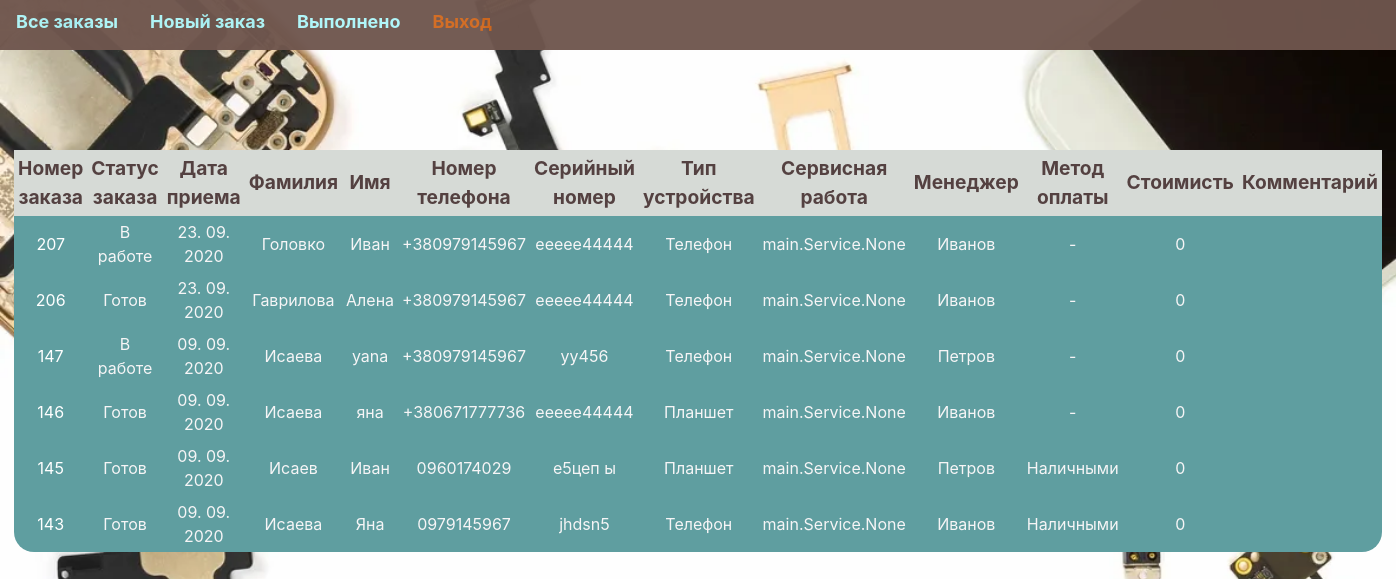
The app's page /main/ (signed in), older data.
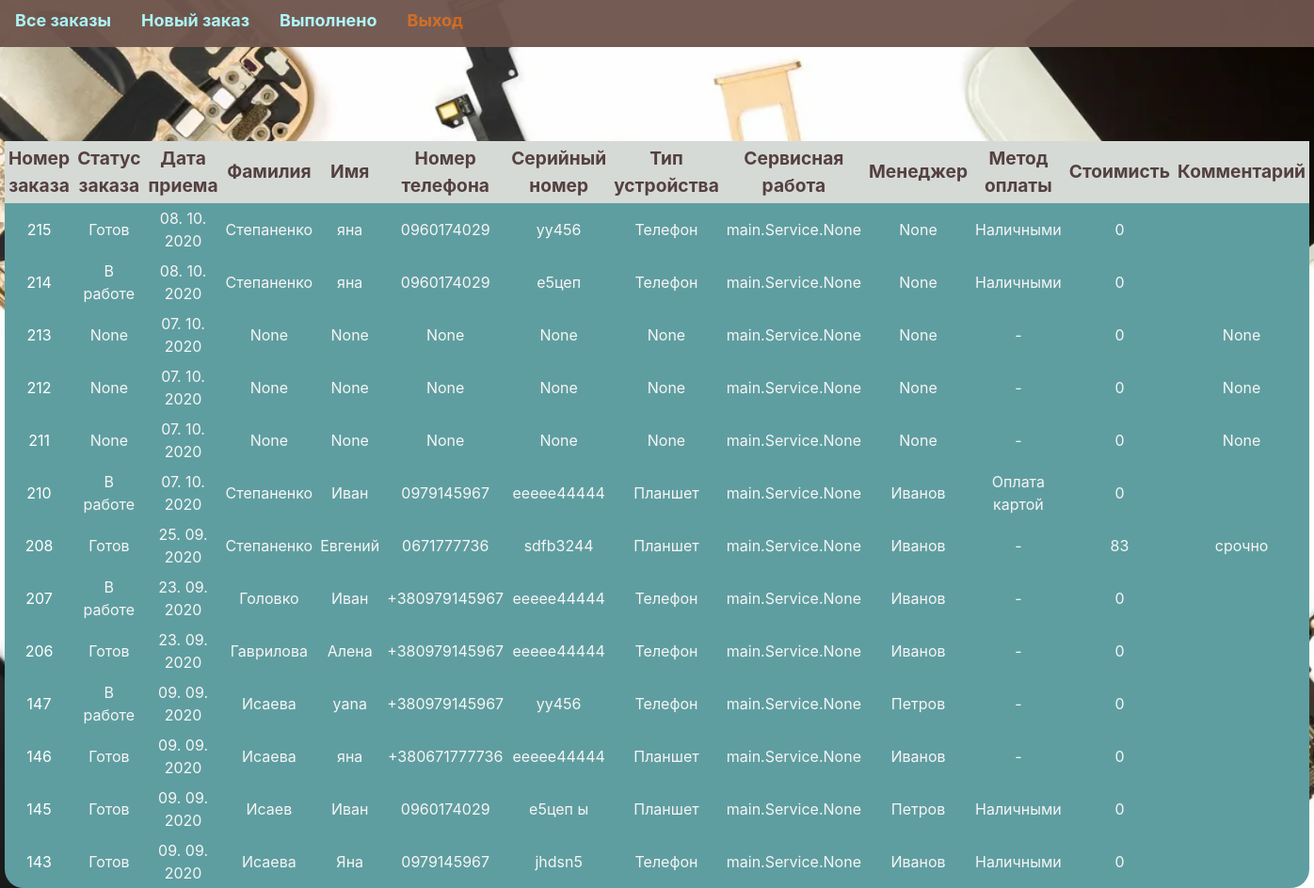
The same page, newer data.
### main/models.py (models this page shows)
class Order(models.Model):
    name_client = models.CharField(max_length=50, null=True, blank=True)
    surname = models.CharField(max_length=150, null=True, blank=True)
    phone_number = models.CharField(max_length=13, null=True, blank=True)
    serial_number = models.CharField(max_length=30, null=True, blank=True)
    device_type = models.ForeignKey(Device, on_delete=models.CASCADE,
                                    null=True, blank=True)
    service_work = models.ManyToManyField(Service, blank=True)
    order_status = models.ForeignKey(Status, on_delete=models.CASCADE,
                                     null=True, blank=True)
    manager = models.CharField(max_length=30, null=True, blank=True)
    payment_method = models.ForeignKey(Coast, on_delete=models.CASCADE,
                                       null=True, blank=True)
    price = models.IntegerField(blank=True, null=True, default=0)
    comment = models.TextField(max_length=500, null=True, blank=True)
    created = models.DateTimeField(auto_now_add=True, auto_now=False,
                                   null=True, blank=True)
    updated = models.DateTimeField(auto_now_add=False, auto_now=True,
                                   null=True, blank=True)

class Status(models.Model):
    status = models.CharField(max_length=30, null=True, blank=True)
    def __str__(self):
        return self.status

class Device(models.Model):
    type = models.CharField(max_length=50, null=True, blank=True)
    def __str__(self):
        return self.type

class Coast(models.Model):
    method = models.CharField(max_length=30, blank=True, null=True)
    def __str__(self):
        return self.method

### main/views.py (the view)
# urls.py: path("main/", views.main, name='main')
@login_required
def main(request):
    done = Status.objects.get(status="Выдан")
    x = Order.objects.all()
    order = x.exclude(order_status=done)[::-1]
    ready = Status.objects.get(status="Готов")
    return render(request, "main/main.html", locals())

### main/templates/main/main.html
{% include "base.html" %}
{% block content %}
<table border="0" cellspacing="4" cellpadding="4" width="90%" align="center"
       class="table_main">
    <thead>
<tr class="markup" align="center">
    <th>Номер заказа</th>
    <th>Статус заказа</th>
    <th>Дата приема</th>
    <th>Фамилия</th>
    <th>Имя</th>
    <th>Номер телефона</th>
    <th>Серийный номер</th>
    <th>Тип устройства</th>
    <th>Сервисная работа</th>
    <th>Менеджер</th>
    <th>Метод оплаты</th>
    <th>Стоимисть</th>
    <th>Комментарий</th>
</tr>
</thead>
{% for i in order %}
    <tr align="center">
        <td>
            <a href="/orders/?name_id={{i.id}}" class="colorId">
                {{ i.id }}
            </a>
        </td>
        <td>{{ i.order_status }}</td>
        <td>{{ i.created|date:'d. m. Y' }}</td>
        <td>{{ i.surname }}</td>
        <td>{{ i.name_client }}</td>
        <td>{{ i.phone_number }}</td>
        <td>{{ i.serial_number }}</td>
        <td>{{ i.device_type }}</td>
        <td>{{ i.service_work }}</td>
        <td>{{i.manager}}</td>
        <td>{% if i.payment_method == None %}
            -
            {% else %}
            {{i.payment_method}}
            {% endif %}
            </td>
        <td>{{i.price}}</td>
        <td>{{i.comment}}</td>
    </tr>
{% endfor %}
</table>
{% endblock %}

### templates/base.html (shortened to what this page needs)
<!DOCTYPE html>
<html lang="en">
<head>
  {% load static %}
  <link rel="stylesheet" href="https://cdnjs.cloudflare.com/ajax/libs/twitter-bootstrap/4.0.0/css/bootstrap.min.css">
  <link rel="stylesheet" href="{% static 'css/main.css' %}">
</head>
<body class="back">
{% if user.is_authenticated %}
<ul class="nav nav-pills mb-5 header">
{% if xxx != "Client" %}
  <li class="nav-item ">
    <a class="nav-link textNav"  href="{% url 'main' %}">Все заказы</a>
  </li>
  <li class="nav-item ">
    <a class="nav-link textNav" href="{% url 'new_order' %}">Новый заказ</a>
  </li>
    <a class="nav-link textNav" href="/archive/">Выполнено</a>
  {% endif %}
  <li class="nav-item  mr-auto">
    <a class="nav-link  logOut" href="/accounts/logout/" tabindex="-1">Выход</a>
  </li>
</ul>
{% endif %}
</body>
</html>

### static/css/main.css (style rules this page uses)
.back { background-image: url('/static/image/back.png'); background-repeat: no-repeat; background-size: cover; }
.header { background: #6f564e; opacity: 0.96; font-size: large; font-weight: bold; height: 50px; }
.colorId { color: #ffffff; }
.textNav { color: #adf6f9; }
.logOut { color: chocolate; }
.table_main { background: #5f9ea0; border-radius: 20px; color: #f6f5f6; margin-top: 100px; }
.markup { font-size: larger; font-weight: bold; text-align: center; color: rgb(84, 65, 65); background: #d6dad6; border-radius: 20px; }

Row changes from the older to the newer data that the page shows:
added Order: id "215", order_status "Готов", created "08. 10. 2020", surname "Степаненко", name_client "яна", phone_number "0960174029", serial_number "yy456", device_type "Телефон", service_work "main.Service.None", manager "None", payment_method "Наличными", price "0"
added Order: id "214", order_status "В работе", created "08. 10. 2020", surname "Степаненко", name_client "яна", phone_number "0960174029", serial_number "е5цеп", device_type "Телефон", service_work "main.Service.None", manager "None", payment_method "Наличными", price "0"
added Order: id "213", order_status "None", created "07. 10. 2020", surname "None", name_client "None", phone_number "None", serial_number "None", device_type "None", service_work "main.Service.None", manager "None", price "0", comment "None"
added Order: id "212", order_status "None", created "07. 10. 2020", surname "None", name_client "None", phone_number "None", serial_number "None", device_type "None", service_work "main.Service.None", manager "None", price "0", comment "None"
added Order: id "211", order_status "None", created "07. 10. 2020", surname "None", name_client "None", phone_number "None", serial_number "None", device_type "None", service_work "main.Service.None", manager "None", price "0", comment "None"
added Order: id "210", order_status "В работе", created "07. 10. 2020", surname "Степаненко", name_client "Иван", phone_number "0979145967", serial_number "eeeee44444", device_type "Планшет", service_work "main.Service.None", manager "Иванов", payment_method "Оплата картой", price "0"
added Order: id "208", order_status "Готов", created "25. 09. 2020", surname "Степаненко", name_client "Евгений", phone_number "0671777736", serial_number "sdfb3244", device_type "Планшет", service_work "main.Service.None", manager "Иванов", price "83", comment "срочно"
